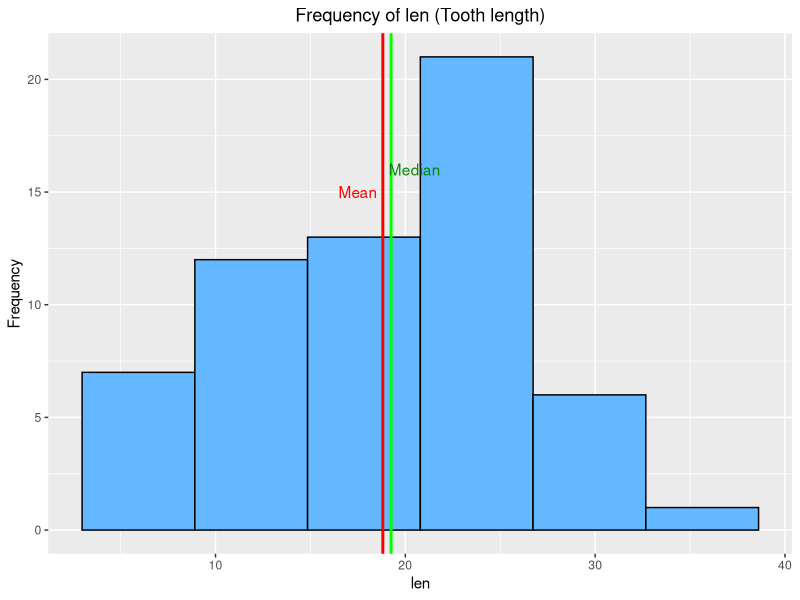
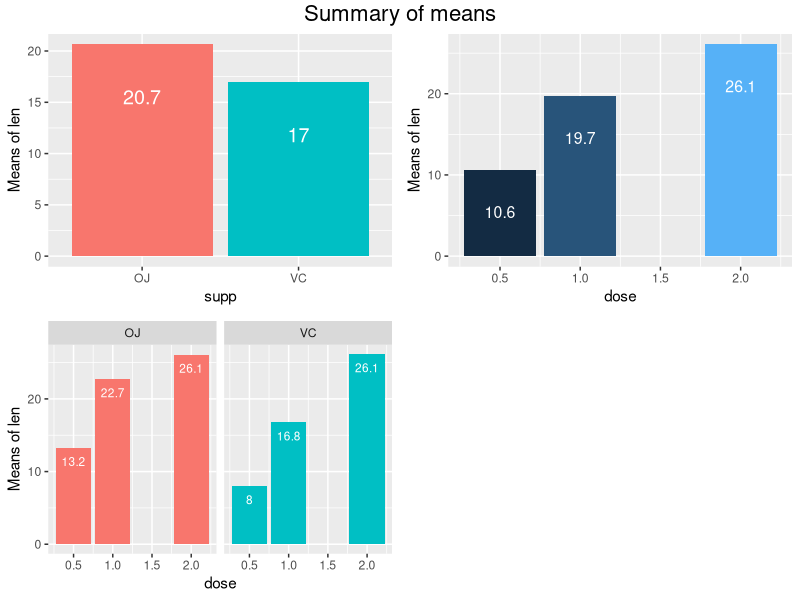

Here is the R script that generated these plots, in order:
# Load necessary package for the experiment.

library(tidyverse)
library(grid)
library(gridExtra)
library(flextable)

# Understand the dataset attributes.
str(ToothGrowth)

summary(ToothGrowth$supp)

ToothGrowth %>% group_by(dose) %>% count()

summary(ToothGrowth$len)

ggplot(ToothGrowth, aes(x = len)) +
  geom_histogram(bins = 6,
                 fill = "steelblue1",
                 colour = "black") +
  geom_vline(
    xintercept = mean(ToothGrowth$len),
    lwd = 1,
    colour = "red"
  ) +
  geom_vline(
    xintercept = median(ToothGrowth$len),
    lwd = 1,
    colour = "green"
  ) +
  annotate(
    "text",
    c(17.5, 20.5),
    c(15, 16),
    label = c("Mean", "Median"),
    colour = c("red", "green4")
  ) +
  ylab("Frequency") +
  ggtitle("Frequency of len (Tooth length)") +
  theme(plot.title = element_text(hjust = 0.5))

ToothGrowth %>% group_by(supp) %>% summarise(n = n(),
                                             mean = round(mean(len), 2),
                                             sd = round(sd(len), 2)) %>%
  flextable() %>%
  align(align = "center", part = "all") %>%
  set_caption(caption = "Average tooth length (len) and standard deviation by supplement type (supp)") %>%
  width(width = 1.5)

ToothGrowth %>% group_by(dose) %>% summarise(n = n(),
                                             mean = round(mean(len), 2),
                                             sd = round(sd(len), 2)) %>%
  flextable() %>%
  align(align = "center", part = "all") %>%
  set_caption(caption = "Average tooth length (len) and standard deviation by dose") %>%
  width(width = 1.5)

ToothGrowth %>% group_by(supp, dose) %>% summarise(n = n(),
                                                   mean = round(mean(len), 2),
                                                   sd = round(sd(len), 2)) %>%
  flextable() %>%
  align(align = "center", part = "all") %>%
  set_caption(caption = "Average tooth length (len) and standard deviation by supplement type (supp) and dose") %>%
  width(width = 1.5)

a <-
  ToothGrowth %>% group_by(supp) %>% summarise(meanlen = mean(len)) %>%
  ggplot(aes(x = supp, y = meanlen, fill = supp)) +
  geom_bar(stat = "identity") +
  geom_text(
    aes(label = round(meanlen, digits = 1)),
    vjust = 4,
    colour = "white",
    size = 5
  ) +
  ylab("Means of len") +
  theme(legend.position = "none")

c <-
  ToothGrowth %>% group_by(dose) %>% summarise(meanlen = mean(len)) %>%
  ggplot(aes(x = dose, y = meanlen, fill = dose)) +
  geom_bar(stat = "identity") +
  geom_text(
    aes(label = round(meanlen, digits = 1)),
    vjust = 4,
    colour = "white",
    size = 4
  ) +
  ylab("Means of len") +
  theme(legend.position = "none")

b <-
  ToothGrowth %>% group_by(supp, dose) %>% summarise(meanlen = mean(len)) %>%
  ggplot(aes(x = dose, y = meanlen, fill = supp)) +
  geom_bar(stat = "identity") +
  facet_wrap( ~ supp) +
  geom_text(
    aes(label = round(meanlen, digits = 1)),
    vjust = 2,
    colour = "white",
    size = 3
  ) +
  ylab("Means of len") +
  theme(legend.position = "none")

grid.arrange(a,
             c,
             b,
             nrow = 2,
             top = textGrob("Summary of means",
                            gp = gpar(fontsize = 16)))

sdOJ <- sd(ToothGrowth$len[ToothGrowth$supp == "OJ"])
sdVC <- sd(ToothGrowth$len[ToothGrowth$supp == "VC"])
se <- sqrt((sdOJ ^ 2 / 30) + (sdVC ^ 2 / 30))
meanOJ <- mean(ToothGrowth$len[ToothGrowth$supp == "OJ"])
meanVC <- mean(ToothGrowth$len[ToothGrowth$supp == "VC"])
difOJ_VC <- meanOJ - meanVC

freedom <- function(s_x = 1, s_y = 1, n_x, n_y) {
  p <-
    ((s_x ^ 2 / n_x) + (s_y ^ 2 / n_y)) ^ 2 / (((s_x ^ 2 / n_x) ^ 2 / (n_x -
                                                                         1)) + ((s_y ^ 2 / n_y) ^ 2 / (n_y - 1)))
  print(p)
}
dfsupp <- freedom(sdOJ, sdVC, 30, 30)

difOJ_VC + c(-1, 1) * qt(.975, df = dfsupp) * se

pt(difOJ_VC / se, 58, lower.tail = FALSE) * 2

t.test(
  ToothGrowth$len[ToothGrowth$supp == "OJ"],
  ToothGrowth$len[ToothGrowth$supp == "VC"],
  paired = FALSE,
  alternative = "two.sided",
  var.equal = FALSE,
  conf.level = .95
)

t1 <- t.test(
  ToothGrowth$len[ToothGrowth$dose == 0.5],
  ToothGrowth$len[ToothGrowth$dose == 1],
  paired = FALSE,
  alternative = "two.sided",
  var.equal = FALSE,
  conf.level = .95
)$p.value

std0.5 <- sd(ToothGrowth$len[ToothGrowth$dose == 0.5])
std1.0 <- sd(ToothGrowth$len[ToothGrowth$dose == 1])
spool0.5_1.0 <- sqrt((std0.5 ^ 2 * 20 - 1 + std1.0 ^ 2 * 20 - 1) / (20 +
                                                                      20 - 2))
delta0.5_1.0 <-
  mean(ToothGrowth$len[ToothGrowth$dose == 0.5]) - mean(ToothGrowth$len[ToothGrowth$dose == 1])
p1 <- power.t.test(
  n = 20,
  delta = delta0.5_1.0,
  sd = spool0.5_1.0,
  sig.level = 0.05,
  type = "two.sample",
  alternative = "two.sided"
)$power

t2 <- t.test(
  ToothGrowth$len[ToothGrowth$dose == 1],
  ToothGrowth$len[ToothGrowth$dose == 2],
  paired = FALSE,
  alternative = "two.sided",
  var.equal = FALSE,
  conf.level = .95
)$p.value

td1.0 <- sd(ToothGrowth$len[ToothGrowth$dose == 1])
std2.0 <- sd(ToothGrowth$len[ToothGrowth$dose == 2])
spool1.0_2.0 <- sqrt((std1.0 ^ 2 * 20 - 1 + std2.0 ^ 2 * 20 - 1) / (20 +
                                                                      20 - 2))
delta1.0_2.0 <-
  mean(ToothGrowth$len[ToothGrowth$dose == 1]) - mean(ToothGrowth$len[ToothGrowth$dose == 2])
p2 <- power.t.test(
  n = 20,
  delta = delta1.0_2.0,
  sd = spool1.0_2.0,
  sig.level = 0.05,
  type = "two.sample",
  alternative = "two.sided"
)$power
